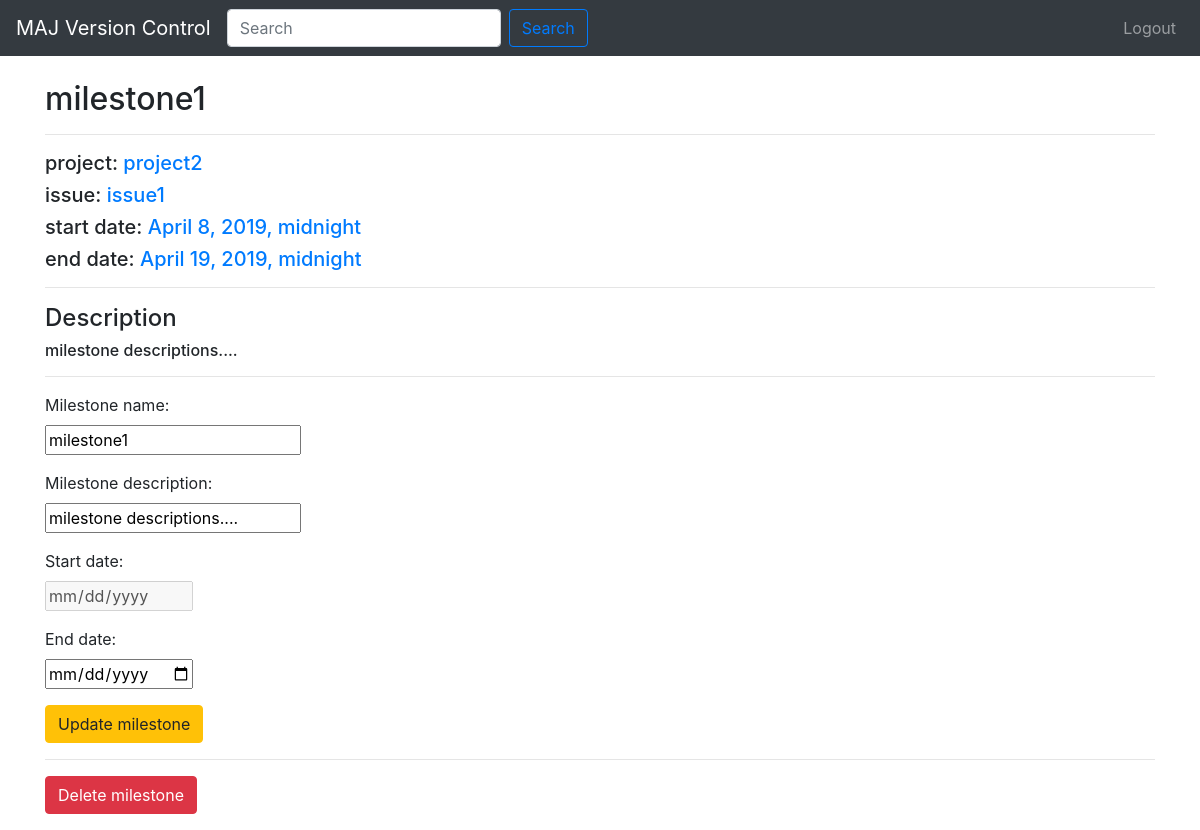
The page /uks/projects/9/issues/4/milestones/2 on the database its author committed.
### uks/models.py (models this page shows, shortened)
class Milestone(models.Model):
    name = models.CharField(max_length=100)
    description = models.CharField(max_length=1000)
    start_date = models.DateTimeField('start_date')
    end_date = models.DateTimeField('end_date')
    issue = models.ForeignKey(Issue, on_delete=models.CASCADE)

class Project(models.Model):
    name = models.CharField(max_length=20)
    description = models.CharField(max_length=100)

class Issue(models.Model):
    name = models.CharField(max_length=100)
    description = models.CharField(max_length=1000)
    project = models.ForeignKey(Project, on_delete=models.CASCADE)

### uks/views.py (the view)
def milestone_details(request, project_id, issue_id, milestone_id):
    project = Project.objects.get(id=project_id)
    issue = Issue.objects.get(id=issue_id)
    milestone = Milestone.objects.get(id=milestone_id)
    template = loader.get_template('uks/milestone_details.html')
    context = {
        'project': project,
        'issue': issue,
        'milestone': milestone
    }
    return HttpResponse(template.render(context, request))

### uks/templates/uks/milestone_details.html (shortened to what this page needs)
{% extends 'uks/base.html' %}
{% block content %}
<h2>{{milestone.name}}</h2>
<hr>
    <h5> project: <span class="text-primary">{{project.name}} </span> </h5>
    <h5> issue: <span class="text-primary">{{issue.name}} </span> </h5>
    <h5> start date: <span class="text-primary">{{milestone.start_date}} </span> </h5>
    <h5> end date: <span class="text-primary">{{milestone.end_date}} </span> </h5>
<hr>
<h4> Description </h4>
<h6> {{milestone.description}}</h6>
<hr>
<form action="{% url 'uks:milestone_update' project.id issue.id milestone.id %}" method="post">
    <div class="form-group">
        <label>Milestone name:</label><br />
        <input type="textarea" name="milestone_name" value="{{milestone.name}}" />
    </div>
    <div class="form-group">
        <label>Milestone description:</label><br />
        <input type="textarea" name="milestone_description" value="{{milestone.description}}" />
    </div>
    <div class="form-group">
        <label>Start date:</label><br />
        <input type="date" name="start_date" disabled value="{{milestone.start_date}}" />
    </div>
     <div class="form-group">
        <label>End date:</label><br />
        <input type="date" name="end_date" value="{{milestone.end_date}}" />
    </div>
    <input type="submit" class="btn btn-warning" value="Update milestone"/>
</form>
<hr>
<form action="{% url 'uks:milestone_delete' project.id issue.id milestone.id %}" method="post">
    <input type="submit" class="btn btn-danger" value="Delete milestone"/>
</form>
{% endblock %}

### rows shown on the page
Milestone: name "milestone1", start_date "April 8, 2019, midnight", end_date "April 19, 2019, midnight", description "milestone descriptions....", milestone_name "milestone1", milestone_description "milestone descriptions...."
Project: name "project2"
Issue: name "issue1"
